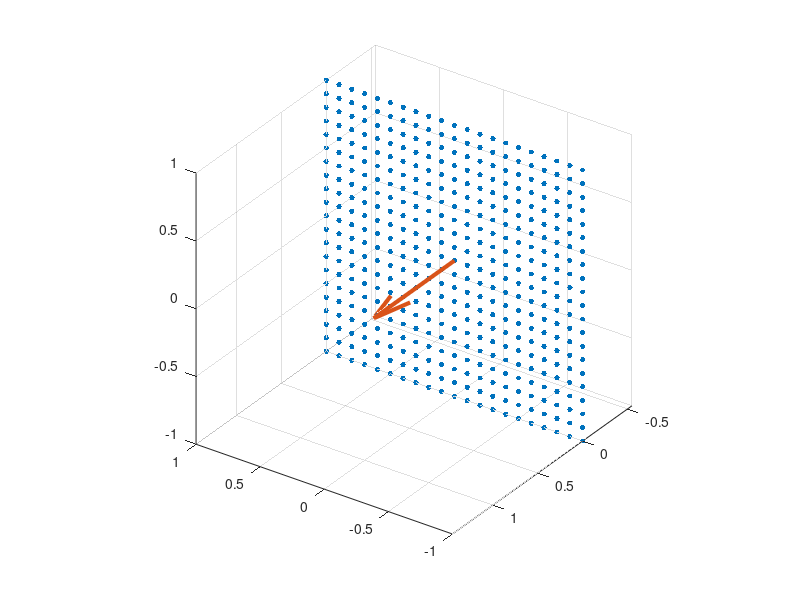

The MATLAB source for this figure: (Note: this script raises an error after producing the figure.)
clc; clear; close all

% generate some points on a plane
[x,z] = meshgrid(-1:0.1:1);
p = [x(:), zeros(size(x(:))), z(:)];

% normal vector
n = [0; 1; 0];

figure; 
plot3(p(:,1), p(:,2), p(:,3), '.', 'markersize', 12)
hold on
quiver3(0, 0, 0, n(1), n(2), n(3), 'linewidth', 3)
view(-145,30)
axis equal, grid on

% create perturbed points using a Sim(3) tf
T = expm( hat( randn(7,1)*0.1 ) );

disp('Ground truth tf: ')
disp(T)

q = zeros(size(p,1), 4);
for i = 1:size(p,1)
    q(i,:) = ( expm(hat(randn(7,1)*0.02)) * T * [p(i,:)'; 1] )';
end

% plot perturbed points
plot3(q(:,1), q(:,2), q(:,3), '.k', 'markersize', 12)


% solve for the new transformation
% Gauss-Newton solver over Sim(3)
MAX_ITER = 100;
eps_Jr = 1e-6;
ITER = 0;
H = eye(4); % initial guess
while ITER < MAX_ITER
    ITER = ITER + 1;
    % solve normal equations
    [A,b] = compute_jacobian(H,q);
    
    if rank(A) < 7
        disp('---------------------------------------------------')
        fprintf('Hessian matrix A = J^T * J \n\n\n')
        disp(A)
        disp('A is low-rank. The problem has no unique solution.')
        disp('---------------------------------------------------')
        break
    end
    
    dx = A \ b;
    % retract and update the estimate
    H = expm( hat(dx) ) * H;
    
    disp(['GN Iter: '     num2str(ITER)])
    
    % check if converged
    if norm(b) < eps_Jr
        break;
    end
end

% disp('GN estimate: ')
% disp(H)
% 
% disp('Error: ')
% disp(norm(logm(T \ H)))



% A and b for GN
function [A,b] = compute_jacobian(X,q)
    A = zeros(7);
    b = zeros(7,1);
    % residual
    n = [0; 1; 0; 0];
    z = q * X';
    r =  z * n;
    for i = 1:size(r,1)
        % Jacobian
        J = n(1:3)' * [-skew(z(i,1:3)'), eye(3), z(i,1:3)'];
        % Left hand side matrix A x = b
        A = A + J' * J;
        % Right hand side vector A x = b
        b = b - J' * r(i);
    end
end

function X = skew(x)
% vector to skew R^3 -> so(3)
X = [   0,  -x(3),  x(2);
    x(3),      0,  -x(1);
    -x(2), x(1),   0];
end

function X = hat(x)
% hat: R^7 -> sim(3)
X = [x(7) * eye(3) + skew(x(1:3)), x(4:6); 0 0 0 0];
end